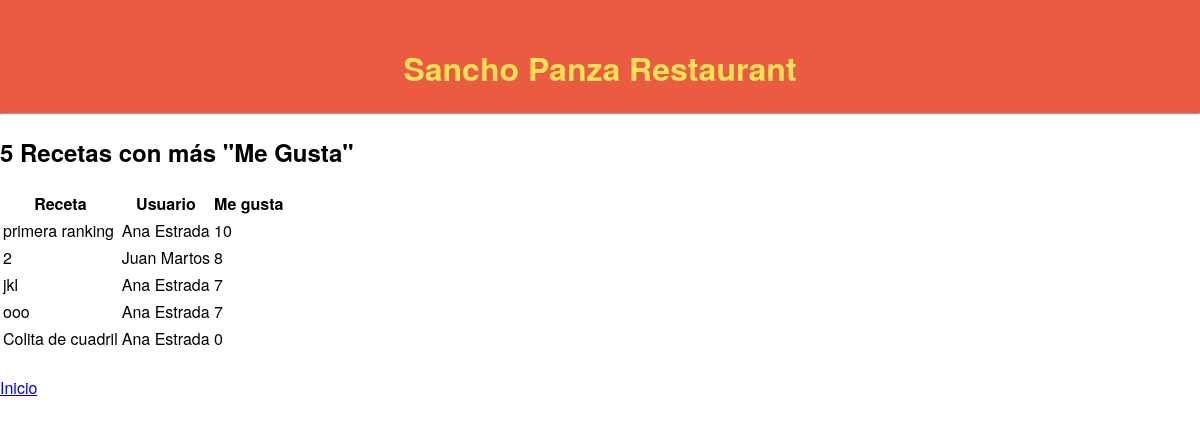
/consultar_ranking, run on an earlier commit of the app's database.
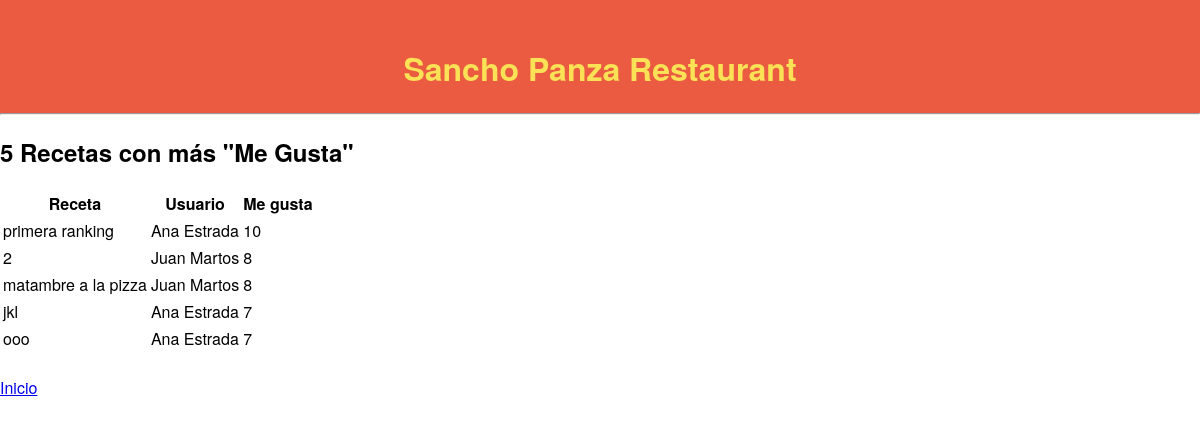
And on a later commit of the database.
### models.py (models this page shows)
class Receta(db.Model):
    __tablename__ = 'receta'
    id = db.Column(db.Integer, primary_key=True)
    nombre = db.Column(db.String(80), unique=True)
    tiempo = db.Column(db.Integer)
    fecha = db.Column(db.DateTime)
    elaboracion = db.Column(db.Text)
    cantidadmegusta = db.Column(db.Integer)
    usuarioid = db.Column(db.Integer, db.ForeignKey('usuario.id'))
    ingrediente = db.relationship('Ingrediente', backref='receta', cascade='all, delete-orphan')

class Usuario(db.Model):
    __tablename__ = 'usuario'
    id = db.Column(db.Integer, primary_key=True)
    nombre = db.Column(db.String(60), nullable=False)
    correo = db.Column(db.String(120), unique=True, nullable=False)
    clave = db.Column(db.String(120), nullable=False)
    receta = db.relationship('Receta', backref='usuario', cascade='all, delete-orphan')

### app.py (the view)
@app.route('/consultar_ranking')
def consultar_ranking():
    return render_template('mostrar_ranking.html', recetas=Receta.query.order_by(-Receta.cantidadmegusta).limit(5))

### templates/mostrar_ranking.html (shortened to what this page needs)
{% extends "base_template2.html" %}
{% block content %}
<div class="titulo">
  <h1>Sancho Panza Restaurant</h1>
  <hr/>
</div>
<h2>5 Recetas con más "Me Gusta"</h2>
<div class="menu">
    <table>
        <thead>
            <tr>
                <th>Receta</th>
                <th>Usuario</th>
                <th>Me gusta</th>
            </tr>
        </thead>
        <tbody>
            {% for receta in recetas %}
                <tr>
                    <td>{{ receta.nombre }}</td>
                    <td>{{ receta.usuario.nombre }}</td>
                    <td>{{ receta.cantidadmegusta }}</td>
                </tr>
            {% endfor %}
        </tbody>
    </table>
</div>
{% endblock %}

### templates/base_template2.html (shortened to what this page needs)
<!DOCTYPE html>
<html lang="es">
  <head>
      <link rel="stylesheet" href="{{url_for('static', filename='css/estilos.css')}}">
  </head>
  <body>
      {% block content %} {% endblock %}
      <div class="myDiv">
          <br><a href="{{ url_for('home') }}">Inicio</a><br>
      </div>
  </body>
</html>

### static/css/estilos.css (style rules this page uses)
body { margin: 0; padding: 0; font-family: "Helvetica Neue", Helvetica, Arial, sans-serif; color: #000000; }
h1 { font-family: "Helvetica Neue", Helvetica, Arial, sans-serif; text-align: center; color: #FAE155; }
.titulo { padding-top: 2%; width: 100%; margin: 0 auto; background-color: #EA5B42; }

What changed in the data, as far as the page shows it:
no longer on this page (row edited): Receta: nombre "Colita de cuadril", usuario.nombre "Ana Estrada", cantidadmegusta "0"
added Receta: nombre "matambre a la pizza", usuario.nombre "Juan Martos", cantidadmegusta "8"
